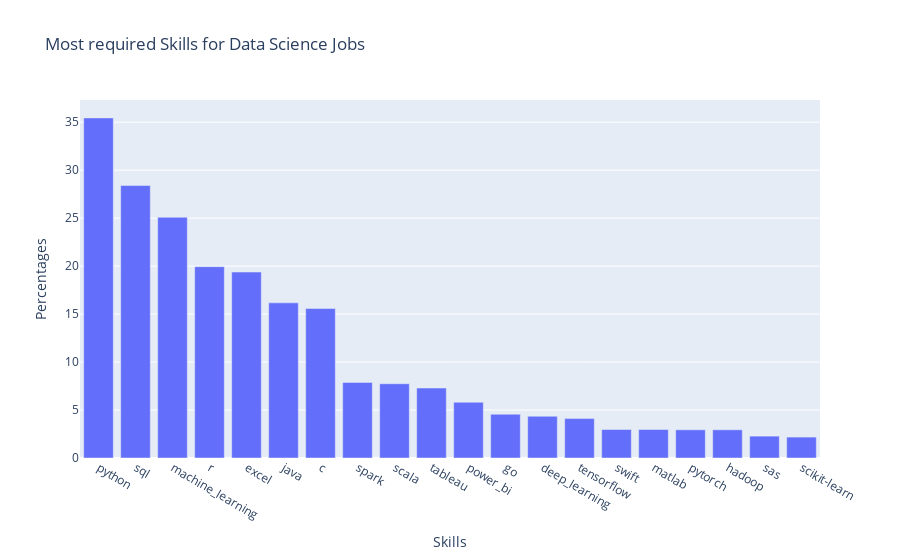

Notebook code for this chart:
### Code cell
fig = px.bar(percentages[:20], title="Most required Skills for Data Science Jobs", labels={
                     "value": "Percentages", 
                    "index": "Skills"
                 })
fig.layout.update(showlegend=False)
fig

### Figure 1 — Plotly figure (JSON) as saved in the notebook; plotly's stock layout.template omitted (floating-point values rounded to 4 significant figures)
{"data": [{"alignmentgroup": "True", "hovertemplate": "variable=Percentage<br>Skills=%{x}<br>Percentages=%{y}<extra></extra>", "legendgroup": "Percentage", "marker": {"color": "#636efa", "pattern": {"shape": ""}}, "name": "Percentage", "offsetgroup": "Percentage", "orientation": "v", "showlegend": true, "textposition": "auto", "type": "bar", "x": ["python", "sql", "machine_learning", "r", "excel", "java", "c", "spark", "scala", "tableau", "power_bi", "go", "deep_learning", "tensorflow", "swift", "matlab", "pytorch", "hadoop", "sas", "scikit-learn"], "xaxis": "x", "y": [35.45, 28.4, 25.09, 19.94, 19.38, 16.17, 15.58, 7.88, 7.74, 7.29, 5.81, 4.56, 4.35, 4.11, 2.97, 2.97, 2.94, 2.94, 2.28, 2.18], "yaxis": "y"}], "layout": {"autosize": true, "barmode": "relative", "legend": {"title": {"text": "variable"}, "tracegroupgap": 0}, "showlegend": false, "title": {"text": "Most required Skills for Data Science Jobs"}, "xaxis": {"anchor": "y", "autorange": true, "domain": [0, 1], "range": [-0.5, 19.5], "title": {"text": "Skills"}, "type": "category"}, "yaxis": {"anchor": "x", "autorange": true, "domain": [0, 1], "range": [0, 37.32], "title": {"text": "Percentages"}, "type": "linear"}}}
